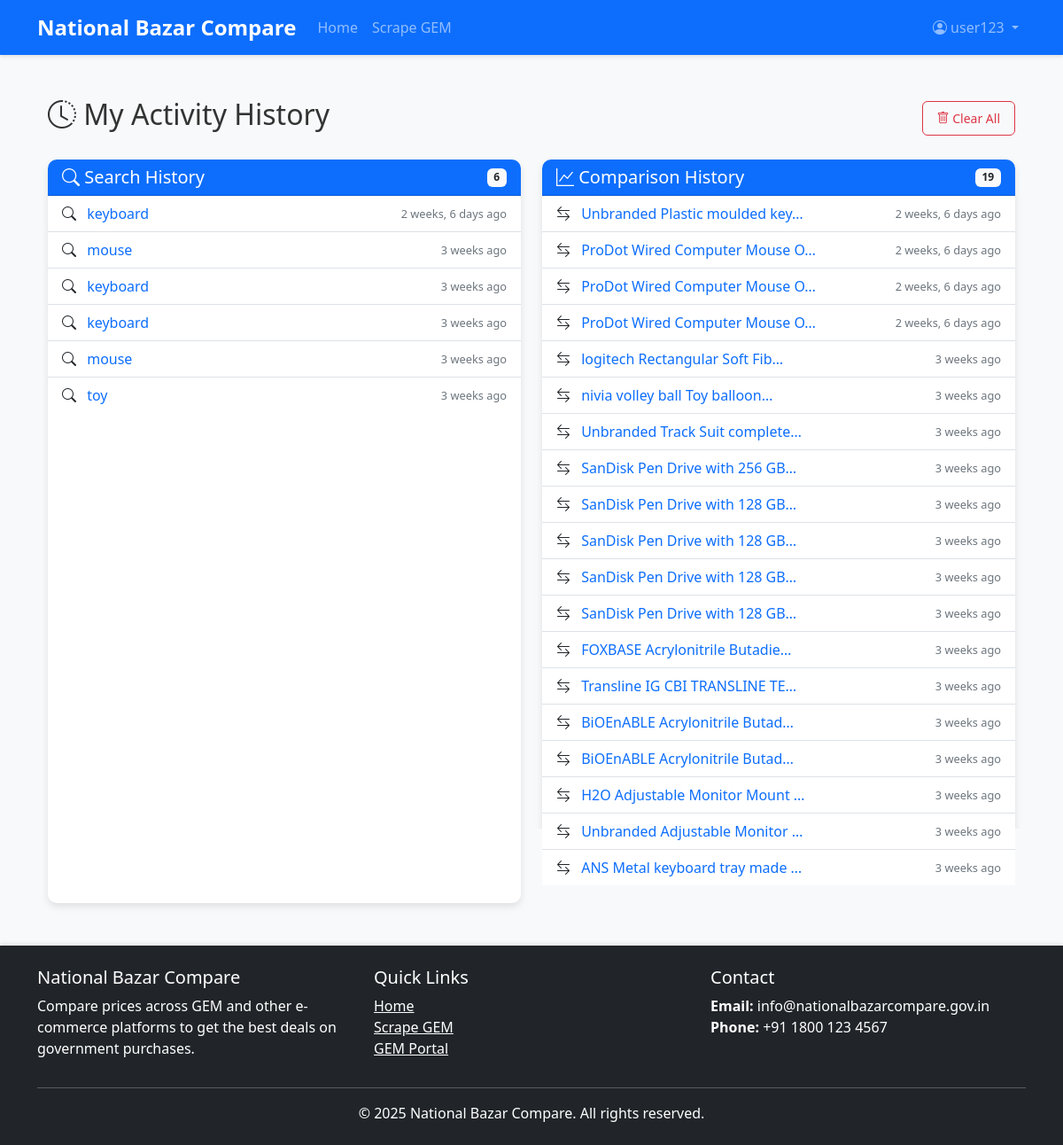
Page /history/ (signed in) on the committed database.
### compare/models.py (models this page shows, shortened)
class SearchHistory(models.Model):
    user = models.ForeignKey(User, on_delete=models.CASCADE, null=True, blank=True)
    query = models.CharField(max_length=255)
    searched_at = models.DateTimeField(auto_now_add=True)

class ComparisonHistory(models.Model):
    user = models.ForeignKey(User, on_delete=models.CASCADE)
    product = models.ForeignKey(Product, on_delete=models.CASCADE)
    compared_at = models.DateTimeField(auto_now_add=True)

class Product(models.Model):
    name = models.CharField(max_length=255)
    description = models.TextField(blank=True)
    category = models.CharField(max_length=100)
    image_url = models.URLField(blank=True)
    gem_url = models.URLField(blank=True)
    created_at = models.DateTimeField(auto_now_add=True)
    updated_at = models.DateTimeField(auto_now=True)

### compare/views.py (the view)
# urls.py: path('history/', HistoryView.as_view(), name='history'),
class HistoryView(LoginRequiredMixin, TemplateView):
    template_name = 'compare/history.html'
    def get_context_data(self, **kwargs):
        context = super().get_context_data(**kwargs)
        context['search_history'] = SearchHistory.objects.filter(user=self.request.user).order_by('-searched_at')
        context['comparison_history'] = ComparisonHistory.objects.filter(user=self.request.user).order_by('-compared_at')
        return context

### compare/templates/compare/history.html (shortened to what this page needs)
{% extends "base.html" %}
{% block content %}
<div class="container my-5">
    <div class="d-flex justify-content-between align-items-center mb-4">
        <h2><i class="bi bi-clock-history"></i> My Activity History</h2>
        <button class="btn btn-outline-danger btn-sm" id="clear-history">
            <i class="bi bi-trash"></i> Clear All
        </button>
    </div>
    <div class="row mt-4">
        <div class="col-lg-6">
            <div class="history-card card">
                <div class="card-header d-flex justify-content-between align-items-center">
                    <h5 class="mb-0"><i class="bi bi-search"></i> Search History</h5>
                    <span class="badge bg-light text-dark">{{ search_history.count }}</span>
                </div>
                <div class="card-body p-0">
                    {% if search_history %}
                    <ul class="list-group list-group-flush">
                        {% for search in search_history %}
                        <li class="history-list-item list-group-item d-flex justify-content-between align-items-center">
                            <div>
                                <i class="bi bi-search me-2"></i>
                                <a href="{% url 'home' %}?q={{ search.query }}" class="text-decoration-none">
                                    {{ search.query }}
                                </a>
                            </div>
                            <small class="history-time">{{ search.searched_at|timesince }} ago</small>
                        </li>
                        {% endfor %}
                    </ul>
                    {% else %}
                    <div class="p-4 text-center text-muted">
                        <i class="bi bi-search display-6"></i>
                        <p class="mt-2">No search history found</p>
                    </div>
                    {% endif %}
                </div>
            </div>
        </div>
        <div class="col-lg-6">
            <div class="history-card card">
                <div class="card-header d-flex justify-content-between align-items-center">
                    <h5 class="mb-0"><i class="bi bi-graph-up"></i> Comparison History</h5>
                    <span class="badge bg-light text-dark">{{ comparison_history.count }}</span>
                </div>
                <div class="card-body p-0">
                    {% if comparison_history %}
                    <ul class="list-group list-group-flush">
                        {% for comparison in comparison_history %}
                        <li class="history-list-item list-group-item d-flex justify-content-between align-items-center">
                            <div>
                                <i class="bi bi-arrow-left-right me-2"></i>
                                <a href="{% url 'product_detail' comparison.product.id %}" class="text-decoration-none">
                                    {{ comparison.product.name|truncatechars:30 }}
                                </a>
                            </div>
                            <small class="history-time">{{ comparison.compared_at|timesince }} ago</small>
                        </li>
                        {% endfor %}
                    </ul>
                    {% else %}
                    <div class="p-4 text-center text-muted">
                        <i class="bi bi-graph-up display-6"></i>
                        <p class="mt-2">No comparison history found</p>
                    </div>
                    {% endif %}
                </div>
            </div>
        </div>
    </div>
</div>
{% endblock %}

### templates/base.html (shortened to what this page needs)
{% load static %}
<!DOCTYPE html>
<html lang="en">
  <head>
    <link
      href="https://cdn.jsdelivr.net/npm/bootstrap@5.3.0/dist/css/bootstrap.min.css"
      rel="stylesheet"
    />
    <link
      rel="stylesheet"
      href="https://cdn.jsdelivr.net/npm/bootstrap-icons@1.10.0/font/bootstrap-icons.css"
    />
    <link rel="stylesheet" href="{% static 'css/styles.css' %}" />
    <link
      rel="stylesheet"
      href="https://cdn.jsdelivr.net/npm/bootstrap-icons@1.10.0/font/bootstrap-icons.css"
    />
  </head>
  <body>
    <nav class="navbar navbar-expand-lg navbar-dark bg-primary">
      <div class="container">
        <a class="navbar-brand" href="{% url 'home' %}"
          >National Bazar Compare</a
        >
        <div class="collapse navbar-collapse" id="navbarNav">
          <ul class="navbar-nav me-auto">
            <li class="nav-item">
              <a class="nav-link" href="{% url 'home' %}">Home</a>
            </li>
            <li class="nav-item">
              <a class="nav-link" href="{% url 'scrape_gem' %}">Scrape GEM</a>
            </li>
          </ul>
          <ul class="navbar-nav">
            {% if user.is_authenticated %}
            <li class="nav-item dropdown">
              <a
                class="nav-link dropdown-toggle"
                href="#"
                id="navbarDropdown"
                role="button"
                data-bs-toggle="dropdown"
              >
                <i class="bi bi-person-circle"></i> {{ user.username }}
              </a>
            </li>
            {% endif %}
          </ul>
        </div>
      </div>
    </nav>
    <main class="container my-4">
       {% block content %}{% endblock %}
    </main>
    <footer class="bg-dark text-white py-4 mt-5">
      <div class="container">
        <div class="row">
          <div class="col-md-4">
            <h5>National Bazar Compare</h5>
            <p>
              Compare prices across GEM and other e-commerce platforms to get
              the best deals on government purchases.
            </p>
          </div>
          <div class="col-md-4">
            <h5>Quick Links</h5>
            <ul class="list-unstyled">
              <li><a href="{% url 'home' %}" class="text-white">Home</a></li>
              <li>
                <a href="{% url 'scrape_gem' %}" class="text-white"
                  >Scrape GEM</a
                >
              </li>
              <li>
                <a href="https://gem.gov.in" class="text-white" target="_blank"
                  >GEM Portal</a
                >
              </li>
            </ul>
          </div>
          <div class="col-md-4">
            <h5>Contact</h5>
            <address>
              <strong>Email:</strong> info@nationalbazarcompare.gov.in<br />
              <strong>Phone:</strong> +91 1800 123 4567
            </address>
          </div>
        </div>
        <hr />
        <div class="text-center">
          <p class="mb-0">
            &copy; {% now "Y" %} National Bazar Compare. All rights reserved.
          </p>
        </div>
      </div>
    </footer>
  </body>
</html>

### compare/static/css/styles.css (style rules this page uses)
body { font-family: 'Segoe UI', Tahoma, Geneva, Verdana, sans-serif; color: #333; background-color: #f8f9fa; }
.navbar { box-shadow: 0 2px 4px rgba(0, 0, 0, 0.1); }
.navbar-brand { font-weight: 700; font-size: 1.5rem; }
.card { transition: transform 0.2s, box-shadow 0.2s; border: none; }
.btn { font-weight: 500; padding: 0.5rem 1rem; border-radius: 0.375rem; }
footer { box-shadow: 0 -2px 4px rgba(0, 0, 0, 0.1); }
.history-card { border-radius: 10px; box-shadow: 0 4px 8px rgba(0,0,0,0.1); border: none; margin-bottom: 20px; height: 100%; }
.history-card .card-header { background-color: #0d6efd; color: white; border-radius: 10px 10px 0 0 !important; }
.history-list-item { border-left: none; border-right: none; transition: background-color 0.2s; }
.history-list-item:first-child { border-top: none; }
.history-list-item:last-child { border-bottom: none; }
.history-time { font-size: 0.8rem; color: #6c757d; }
.history-list-item { animation: fadeIn 0.3s ease forwards; }
.history-list-item:nth-child(1) { animation-delay: 0.1s; }
.history-list-item:nth-child(2) { animation-delay: 0.2s; }
.history-list-item:nth-child(3) { animation-delay: 0.3s; }

### rows in the picture
SearchHistory: query "keyboard", searched_at "2 weeks, 6 days"
SearchHistory: query "mouse", searched_at "3 weeks"
SearchHistory: query "keyboard", searched_at "3 weeks"
SearchHistory: query "keyboard", searched_at "3 weeks"
SearchHistory: query "mouse", searched_at "3 weeks"
SearchHistory: query "toy", searched_at "3 weeks"
ComparisonHistory: product.name "Unbranded Plastic moulded key…", compared_at "2 weeks, 6 days"
ComparisonHistory: product.name "ProDot Wired Computer Mouse O…", compared_at "2 weeks, 6 days"
ComparisonHistory: product.name "ProDot Wired Computer Mouse O…", compared_at "2 weeks, 6 days"
ComparisonHistory: product.name "ProDot Wired Computer Mouse O…", compared_at "2 weeks, 6 days"
ComparisonHistory: product.name "logitech Rectangular Soft Fib…", compared_at "3 weeks"
ComparisonHistory: product.name "nivia volley ball Toy balloon…", compared_at "3 weeks"
ComparisonHistory: product.name "Unbranded Track Suit complete…", compared_at "3 weeks"
ComparisonHistory: product.name "SanDisk Pen Drive with 256 GB…", compared_at "3 weeks"
ComparisonHistory: product.name "SanDisk Pen Drive with 128 GB…", compared_at "3 weeks"
ComparisonHistory: product.name "SanDisk Pen Drive with 128 GB…", compared_at "3 weeks"
ComparisonHistory: product.name "SanDisk Pen Drive with 128 GB…", compared_at "3 weeks"
ComparisonHistory: product.name "SanDisk Pen Drive with 128 GB…", compared_at "3 weeks"
ComparisonHistory: product.name "FOXBASE Acrylonitrile Butadie…", compared_at "3 weeks"
ComparisonHistory: product.name "Transline IG CBI TRANSLINE TE…", compared_at "3 weeks"
ComparisonHistory: product.name "BiOEnABLE Acrylonitrile Butad…", compared_at "3 weeks"
ComparisonHistory: product.name "BiOEnABLE Acrylonitrile Butad…", compared_at "3 weeks"
ComparisonHistory: product.name "H2O Adjustable Monitor Mount …", compared_at "3 weeks"
ComparisonHistory: product.name "Unbranded Adjustable Monitor …", compared_at "3 weeks"
ComparisonHistory: product.name "ANS Metal keyboard tray made …", compared_at "3 weeks"

### other values in the picture
{{ user.username }} "user123"
{{ search_history.count }} "6"
{{ comparison_history.count }} "19"
